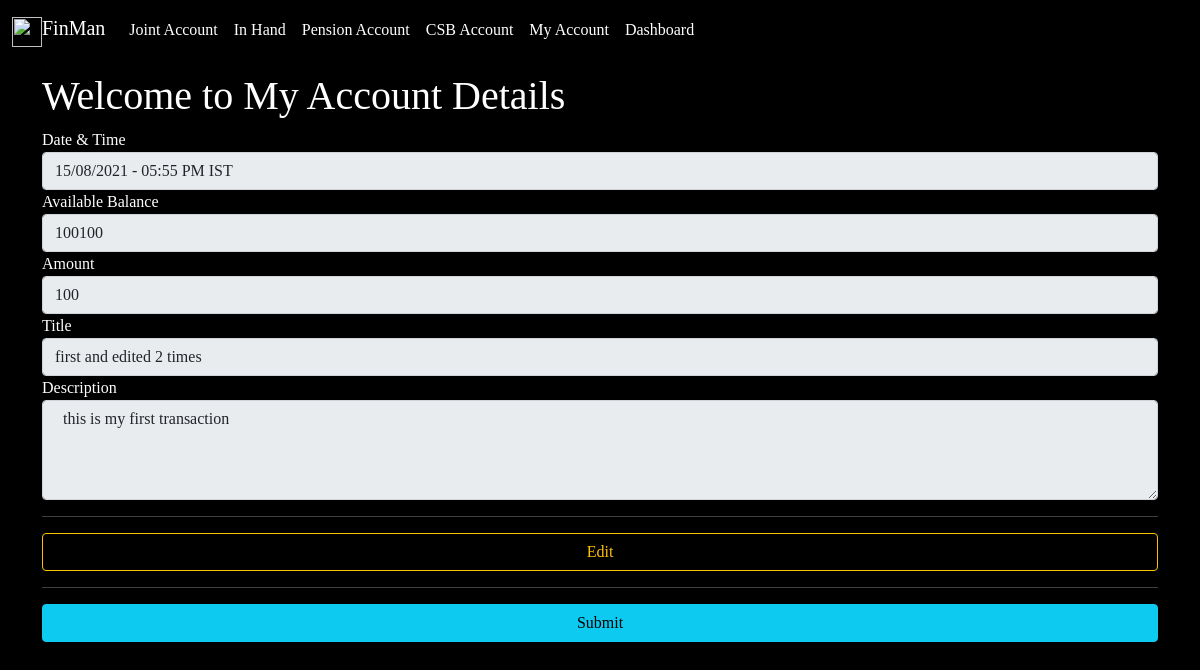
The app's page /myaccountdetails/1 with its own data.
### FinManApp/models.py (models this page shows, shortened)
class MyAccountModel(models.Model):
    date_time  = models.CharField(max_length=200 ,null=True)
    available_balance =  models.CharField(max_length=200 ,null=True)
    amount = models.IntegerField(null=True)
    title =  models.CharField(max_length=200 ,null=True)
    description =  models.TextField(null=True)
    month = models.CharField(max_length=200 ,blank=True)
    year = models.CharField(max_length=200 ,blank=True)

### FinManApp/views.py (the view)
# urls.py: path('myaccountdetails/<MyAccountModel_id>', views.myaccountdetails, name = 'myaccountdetails'),
def myaccountdetails(request,MyAccountModel_id):
    try:
        item = MyAccountModel.objects.get(pk=MyAccountModel_id)
        if request.method == 'POST':
            item.amount=request.POST["amount"]
            item.title=request.POST["title"]
            item.description=request.POST["description"]
            item.save()
            all_item=MyAccountModel.objects.all
            return redirect('myaccountstatement')
        else:
            item = MyAccountModel.objects.get(pk=MyAccountModel_id)
            return render(request, "myaccountdetails.html" ,{'item':item})
    except:
        return redirect('myaccountstatement')

### FinManApp/templates/myaccountdetails.html (shortened to what this page needs)
{% extends 'menubar.html' %}
{% block content %}
<br><br><br>
    <h1>Welcome to My Account Details</h1>
    <form method="POST">
        <label>Date & Time</label>
        <input id="date_time" name="date_time" type="text" class="form-control" value="{{item.date_time}}" readonly>
        <label>Available Balance</label>
        <input id="available_balance" name="available_balance" type="text" class="form-control" value="{{item.available_balance}}" readonly>
        <label>Amount</label>
        <input id="amount" name="amount" type="number" class="form-control" value="{{item.amount}}" readonly>
        <label>Title</label>
        <input id="title" name="title" type="text" class="form-control" value="{{item.title}}" disabled="true">
        <label>Description</label>
        <textarea id="description" name="description" type="text" class="form-control" disabled="true" style="height: 100px;"> {{item.description}}  </textarea>
    <hr>
    <div class="d-grid gap-2">
        <button type="button" class="btn btn-outline-warning" onclick="enabled()">Edit</button>
    </div>
    <hr>
    <div class="d-grid gap-2">
        <button type="submit" class="btn btn-info" id="but1" name="submit">Submit</button>
    </div>
    <br>
    </form>
{% endblock %}

### FinManApp/templates/menubar.html (style rules this page uses)
body { background: black; }

### records on screen
MyAccountModel: date_time "15/08/2021 - 05:55 PM IST", available_balance "100100", amount "100", title "first and edited 2 times", description "this is my first transaction"
